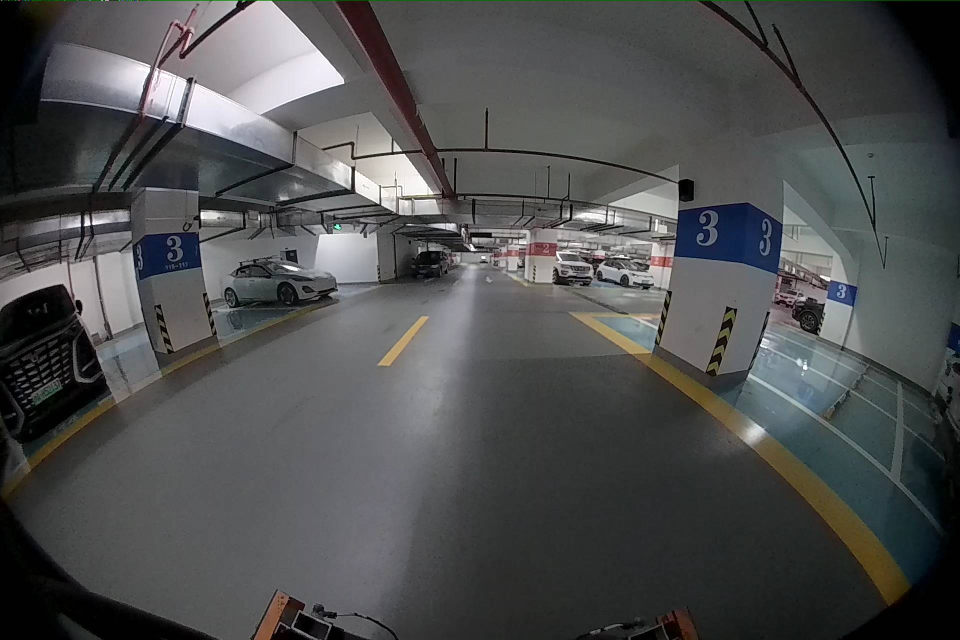
#> input picture exp/demo_imgs/ori_fisheye_img.jpg, 1920 x 1280 px (shown at 1/2 size)
$ python fisheye_undisort_demo.py   (older library calls are emulated)
#> lines starting #> are read from the running program, lines starting #| are printed output that depends on the picture
#> further down, image is the input picture: shape (1280, 1920, 3); mean B, G, R 79, 78.8, 77.6
### util/fisheye_undistortion_process.py
import cv2
import numpy as np

"""
Code by @shusen

This script a set of method to undistort fisheye image which has K1, K2, K3, K4 distortion param.

These methods include:

    1. Opencv fisheye undistort method by points.
    2. Custom fisheye undistort method by points.
    3. Opencv fisheye undistort method by image.

    The resulting image are saved in the opencv Mat.

Arguments:
    --ori_image: Original fisheye image.
    --target_size: Undistort image size, order as [width, height].
    --intrins: Camera intrinsic matrix.
    --distort_params: input vector of distortion coefficients (K1, K2, K3, K4).
    --use_opencv: Whether to use Opencv lib.
"""

def undistort_process_by_point(ori_image, target_size, intrins, distort_params, use_opencv):

#> called with target_size = (960, 640), intrins = array of shape (3, 3), distort_params = array of shape (4,), use_opencv = False
    ori_height, ori_width, _ = ori_image.shape
#> ori_height = 1280; ori_width = 1920
    image = cv2.resize(ori_image, target_size)
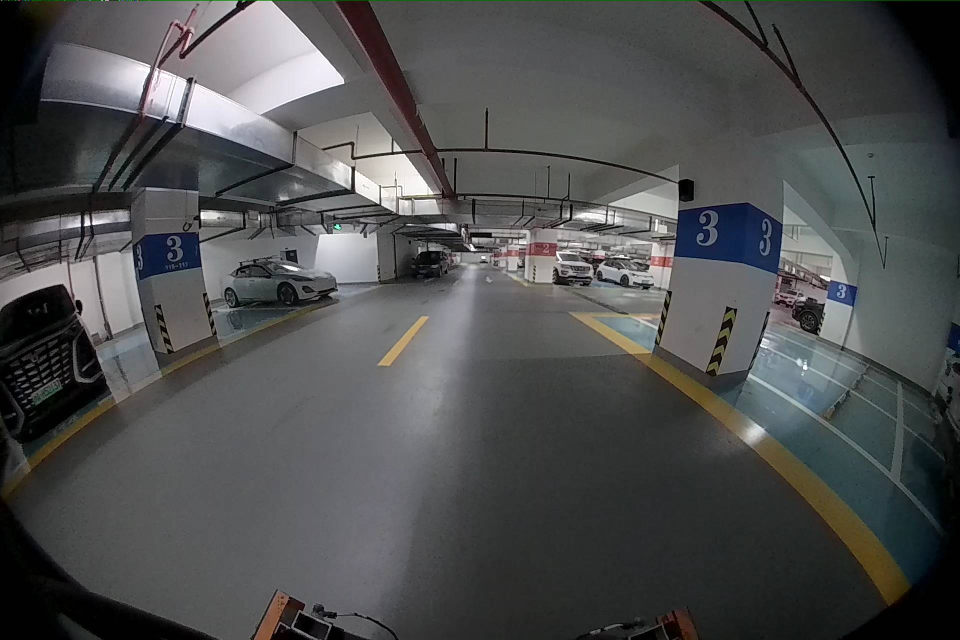
#> image: shape (640, 960, 3); mean B, G, R 79.1, 78.9, 77.7
    resize_height, resize_width, _  = image.shape
#> resize_height = 640; resize_width = 960
    scale_w = resize_width/ori_width
#> scale_w = 0.5
    scale_h = resize_height/ori_height
#> scale_h = 0.5
    intrins[0,:] = intrins[0,:]*scale_w
    intrins[1,:] = intrins[1,:]*scale_h

    # Generate mesh grid and calculate point cloud coordinates
    x, y = np.meshgrid(np.arange(resize_width), np.arange(resize_height))
    ret_undis_points = list()

    if not use_opencv:
        x = (x - intrins[0,2]) / intrins[0,0]
        y = (y - intrins[1,2]) / intrins[1,1]
        theta_d = np.sqrt(x*x + y*y)
        for h_i in range(resize_height):
            for w_i in range(resize_width):
                coefs = [-theta_d[h_i, w_i],1,0,distort_params[0],0,distort_params[1],0,distort_params[2],0,distort_params[3]]
                coefs = np.poly1d(coefs[::-1])
                r = np.roots(coefs)
                r = r[np.isreal(r)]
                r = r[np.where(r>0.0)]
                r = [float(t) for t in r]

                theta = r[0]
                ttt = theta * (
                1 + distort_params[0] * np.power(theta, 2) + distort_params[1] * np.power(theta, 4) +
                distort_params[2] * np.power(theta, 6) + distort_params[3] * np.power(theta, 8))

                try:
                    assert(len(r) == 1), "len r not equal 1."
                    theta = r[0]
                    r = np.tan(theta)
                    # if theta < 1.4:
                    undis_points_x = x[h_i, w_i] * r / theta_d[h_i, w_i]
                    undis_points_y = y[h_i, w_i] * r / theta_d[h_i, w_i]
                except:
                    undis_points_x = 0.0
                    undis_points_y = 0.0

                px = undis_points_x * intrins[0,0] + intrins[0,2]
                py = undis_points_y * intrins[1,1] + intrins[1,2]
                ret_undis_points.append([px,py])
    else:
        for h_i in range(resize_height):
            for w_i in range(resize_width):

                np_point = np.array([[[x[h_i,w_i], y[h_i,w_i]]]], dtype=np.float64)
                undis_points = cv2.fisheye.undistortPoints(np_point, intrins, distort_params)

                px = undis_points[0,0,0] * intrins[0,0] + intrins[0,2]
                py = undis_points[0,0,1] * intrins[1,1] + intrins[1,2]

                ret_undis_points.append([px,py])

    ret_undis_points = np.array(ret_undis_points)
    if not use_opencv:
        ret_undis_points += 2000
    else:
        ret_undis_points += abs(ret_undis_points.min())

    print("Min:{:.2},Max:{:.2}".format(ret_undis_points.min(),ret_undis_points.max()))
    new_img_size = 5000
    if not use_opencv:
        new_img = np.zeros((new_img_size,new_img_size,3), dtype=np.uint8)
    else:
        new_img = np.zeros((int(ret_undis_points.max())+1,int(ret_undis_points.max())+1,3), dtype=np.uint8)

    id = 0
    for h_i in range(resize_height):
        for w_i in range(resize_width):
            if(int(ret_undis_points[id][1]) < new_img_size and int(ret_undis_points[id][1]) >= 0
               and int(ret_undis_points[id][0]) < new_img_size and int(ret_undis_points[id][0]) >= 0):

                new_img[int(ret_undis_points[id][1]),int(ret_undis_points[id][0])] = image[h_i,w_i]

            id+=1

    if not use_opencv:
        kernel = np.ones((8, 8), np.uint8)
        new_img = cv2.dilate(new_img, kernel, iterations = 1)
    else:
        kernel = np.ones((3, 3), np.uint8)
        new_img = cv2.dilate(new_img, kernel, iterations = 1)
    new_img = cv2.resize(new_img,(resize_width,resize_height))

    return new_img


# [8 lines left out: function undistort_process_by_img, not called in this run]

### fisheye_undisort_demo.py
import cv2
import numpy as np
import os
import argparse
from util.fisheye_undistortion_process import undistort_process_by_point as undistort_point
from util.fisheye_undistortion_process import undistort_process_by_img as undistort_img

parser = argparse.ArgumentParser(description='Fisheye undistortion project.')

parser.add_argument('--image-path', default='exp/demo_imgs/ori_fisheye_img.jpg', type=str)
parser.add_argument('--target-img-size', default=(960,640), type=int, nargs='+')
parser.add_argument('--save_root', default='exp/results', type=str)
parser.add_argument('--undistort-by-point', default=True, type=bool, help='Use point by point undistort method')
parser.add_argument('--use-opencv', dest='use_opencv', action='store_true', help='Use opencv lib')

if __name__ == '__main__':
    args = parser.parse_args()

    # Load the image using OpenCV
    image = cv2.imread(args.image_path)

    # Camera Params.
    intrins = np.array(
        [[417.756012, 0., 957.984985],
        [0., 418.014008, 642.856018],
        [0., 0., 1.]]
    )
    distort_params = np.array([0.175831, -0.013463, -0.016808, 0.0045])

    # Custom params.
    target_img_size = args.target_img_size
    result_root = args.save_root

    # whether to undistort by point.
    undistort_by_point = args.undistort_by_point

    # whether to use opencv lib.
    use_opencv = args.use_opencv

    if undistort_by_point:
#> (the run stopped early here; a loop or call above may not have finished)
